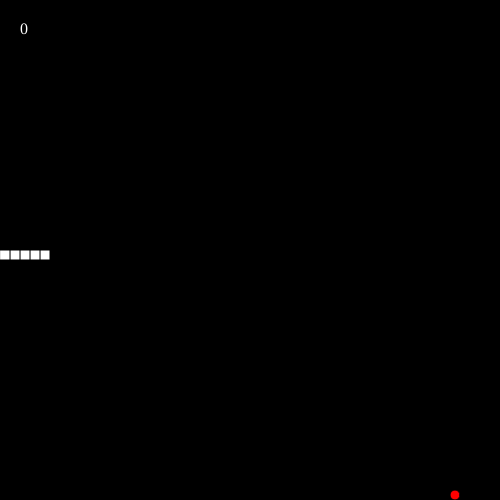
Frame 1 (no input)
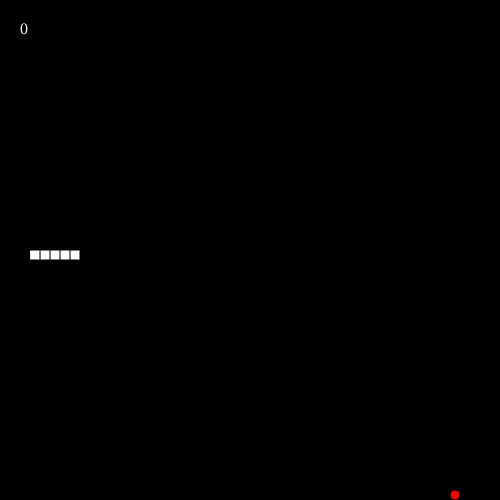
Frame 60 (no input)
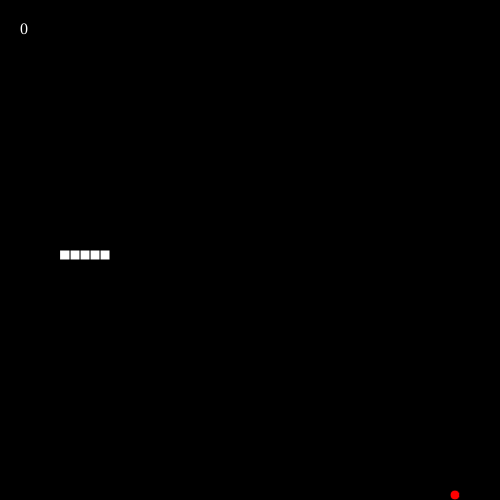
Frame 120 (the mouse pressed at the canvas centre since frame 60)

The p5.js sketch that drew these frames (run headless with seeded random() and noise() and a simulated clock; from frame 60 on, the mouse is pressed at the canvas centre):

// p5.js sketch
// ── sketch.js
document.write("<script src='config.js'></script>");
document.write("<script src='score.js'></script>");
document.write("<script src='snake.js'></script>");
document.write("<script src='food.js'></script>");


function setup() {
  // put setup code here
  score_init();
  snake_init(config_unit_size, 0, config_map_height/2, 5);
  food_init(config_unit_size);
  
  createCanvas(config_map_width*config_unit_size, config_map_height*config_unit_size);
}

function draw() {
  // put drawing code here
  background(0);

  if (score_check_result == 'over'
  	||
  	score_check_result == 'dead') {
  	food_show(snake, config_map_width, config_map_height);
  	snake_show();
  	score_show();
  	return;
  }

  if (keyIsDown(32)) {
      snake_run(15);
  } else {
      snake_run();
  }

  var check = true;
  while (check) {
  	score_check(snake,food,config_map_width,config_map_height);
  	switch (score_check_result) {
  		case 'eat':
  			food_show(config_map_width, config_map_height);
  			break;
  		case 'null':
  		case 'over':
  		case 'dead':
  			check = false;
  			break;
  	}
  }
  

  food_show(config_map_width, config_map_height);
  snake_show();
  score_show();
}
// ── config.js

var config_unit_size = 10;
var config_map_width = 50;
var config_map_height = 50;

// ── food.js
var food;

function food_init(size) {
	// body...
	food = new Object();
	food.size = size;
	food.x = -1;
	food.y = -1;
}

function food_show(width, height) {
	// body...

	var size = food.size;
	if (food.x < 0) {
		food.x = Math.round(Math.random()*width)+0.5;
		food.y = Math.round(Math.random()*height)+0.5;
	}

	fill(255, 0, 0);
	ellipse(food.x*size, food.y*size, size, size);
}
// ── score.js

var score_elem;
var score_number = 0;
var score_check_result = 'null';

function score_init() {
	score_elem = createDiv('0');
	score_elem.position(20, 20);
	score_elem.id = 'score';
	score_elem.style('color', 'white');
}

function score_show() {
	if (score_check_result == 'over') {
		score_elem.html('游戏结束 最后得分：'+score_number);
	} else if (score_check_result == 'dead') {
		score_elem.html('你被撑死了 最后得分：'+score_number);
	} else {
		score_elem.html(score_number);
	}
}

function score_check(snake, food, width, height) {
	// body...

	if (score_check_result == 'over') {
		return;
	}

	var note = snake.body[0];
	if (note.x<0
		||
		note.x>width-1
		||
		note.y<0
		||
		note.y>height-1) {
		score_check_result = 'over';
		return;
	} 

	for (var i = 1; i < snake.body.length; i++) {
		var note1 = snake.body[i];
		if (note.x == note1.x 
			&&
			note.y == note1.y) {
			score_check_result = 'over';
			return;
		}
	}

	for (var i = 0; i < snake.body.length; i++) {
		var note1 = snake.body[i];
		if (food.x-0.5 == note1.x 
			&&
			food.y-0.5 == note1.y) {
			food.x = -1;
			if (note1.eat == 0) {
				note1.eat = 1;
				score_check_result = 'eat';
				score_number++;
			} else {
				note1.eat = 2;
				score_check_result = 'dead';
			}
			return;
		}
	}

	score_check_result = 'null';

}


// ── snake.js

var snake;

var snake_speed = 3;
var snake_time = 0;
var snake_direction = 'right';

function snake_init(size, pointX, pointY, count) {
	// body...
	snake = new Object();
	snake.body = [];

	for (var i = count-1; i >= 0; i--) {
 		var note = new Object();
 		note.x = pointX+i;
 		note.y = pointY;
 		note.size = size;
 		note.eat = 0;
 		snake.body.push(note);
 	}
}

function snake_run(speed) {

  if (speed) {
    snake_time += speed;
  } else {
    snake_time += snake_speed;
  }
	

	if (snake_time < 60) {
		return;
	}

	snake_time = 0;
	

	for (var i = snake.body.length-1; i > 0; i--) {
 		var note = snake.body[i];
 		var note1 = snake.body[i-1];

 		if (i == snake.body.length-1) {
 			if (note.eat) {
 				var newNote = new Object();
 				newNote.x = note.x;
 				newNote.y = note.y;
 				newNote.size = note.size;
 				newNote.eat = 0;
 				snake.body.push(newNote);
 			}
 		}

 		note.x = note1.x;
 		note.y = note1.y;
 		note.size = note1.size;
 		note.eat = note1.eat;
 	}

 	var note = snake.body[0];
 	note.eat = 0;
 	switch (snake_direction) {
    	case 'right':
     		note.x += 1;
      		break;
    	case 'up':
      		note.y -= 1;
      		break;
    	case 'left':
      		note.x -= 1;
      		break;
    	case 'down':
      		note.y += 1;
      		break;
  	}

}

function snake_show() {
	// body...
	
	for (var i = 0; i < snake.body.length; i++) {
  		var note = snake.body[i];
  		if (note.eat == 1) {
  			fill(255, 230, 230);
  			rect(note.x*note.size-1, note.y*note.size-1, note.size+2, note.size+2);
  		} else if (note.eat == 2) {
  			fill(255, 0, 0);
  			rect(note.x*note.size-2, note.y*note.size-2, note.size+4, note.size+4);
  		} else {
  			fill(255);
  			rect(note.x*note.size, note.y*note.size, note.size, note.size);
  		}
  	}
}

function keyPressed() {
  switch (keyCode) {
    case 65:
      if (snake_direction != 'right') {
        snake_direction = 'left';
      }
      break;
    case 68:
      if (snake_direction != 'left') {
        snake_direction = 'right';
      }
      break;
    case 87:
      if (snake_direction != 'down') {
        snake_direction = 'up';
      }
      break;
    case 83:
      if (snake_direction != 'up') {
        snake_direction = 'down';
      }
      break;
  }
  snake_time = 60;
  snake_run();
}
